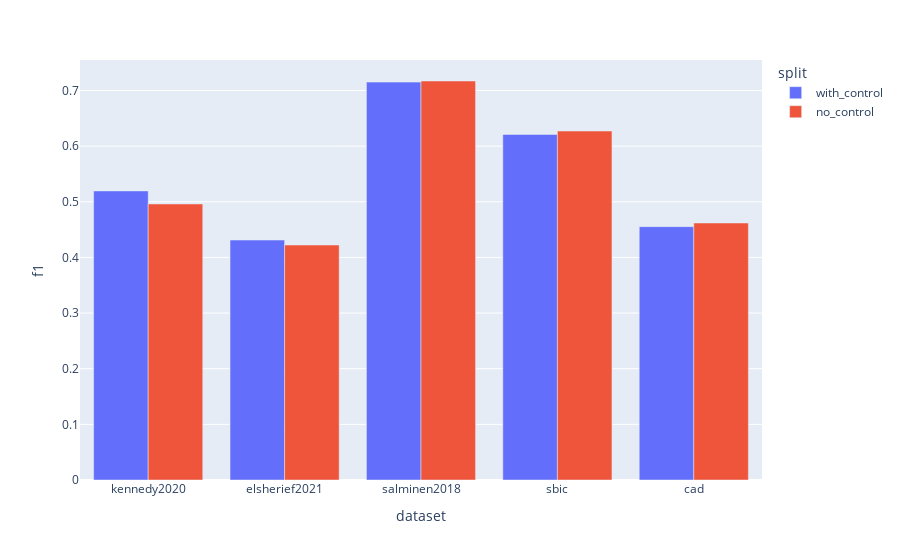

Notebook code cell kept with this figure:
### Code cell
import plotly.express as px

f1s = pd.DataFrame(f1_scores['controlsplits']).replace('with_special', 'with_control').replace('no_special', 'no_control')
f1s

px.bar(f1s, x='dataset', y='f1', color='split', barmode='group')

### Figure 1 — Plotly figure (JSON) as saved in the notebook; plotly's stock layout.template omitted (floating-point values rounded to 4 significant figures)
{"data": [{"alignmentgroup": "True", "hovertemplate": "split=with_control<br>dataset=%{x}<br>f1=%{y}<extra></extra>", "legendgroup": "with_control", "marker": {"color": "#636efa", "pattern": {"shape": ""}}, "name": "with_control", "offsetgroup": "with_control", "orientation": "v", "showlegend": true, "textposition": "auto", "type": "bar", "x": ["kennedy2020", "elsherief2021", "salminen2018", "sbic", "cad"], "xaxis": "x", "y": [0.5195, 0.4312, 0.7151, 0.621, 0.4553], "yaxis": "y"}, {"alignmentgroup": "True", "hovertemplate": "split=no_control<br>dataset=%{x}<br>f1=%{y}<extra></extra>", "legendgroup": "no_control", "marker": {"color": "#EF553B", "pattern": {"shape": ""}}, "name": "no_control", "offsetgroup": "no_control", "orientation": "v", "showlegend": true, "textposition": "auto", "type": "bar", "x": ["kennedy2020", "elsherief2021", "salminen2018", "sbic", "cad"], "xaxis": "x", "y": [0.4961, 0.4222, 0.7171, 0.6272, 0.4619], "yaxis": "y"}], "layout": {"autosize": true, "barmode": "group", "legend": {"title": {"text": "split"}, "tracegroupgap": 0}, "margin": {"t": 60}, "xaxis": {"anchor": "y", "autorange": true, "domain": [0, 1], "range": [-0.5, 4.5], "title": {"text": "dataset"}, "type": "category"}, "yaxis": {"anchor": "x", "autorange": true, "domain": [0, 1], "range": [0, 0.7548], "title": {"text": "f1"}, "type": "linear"}}}
